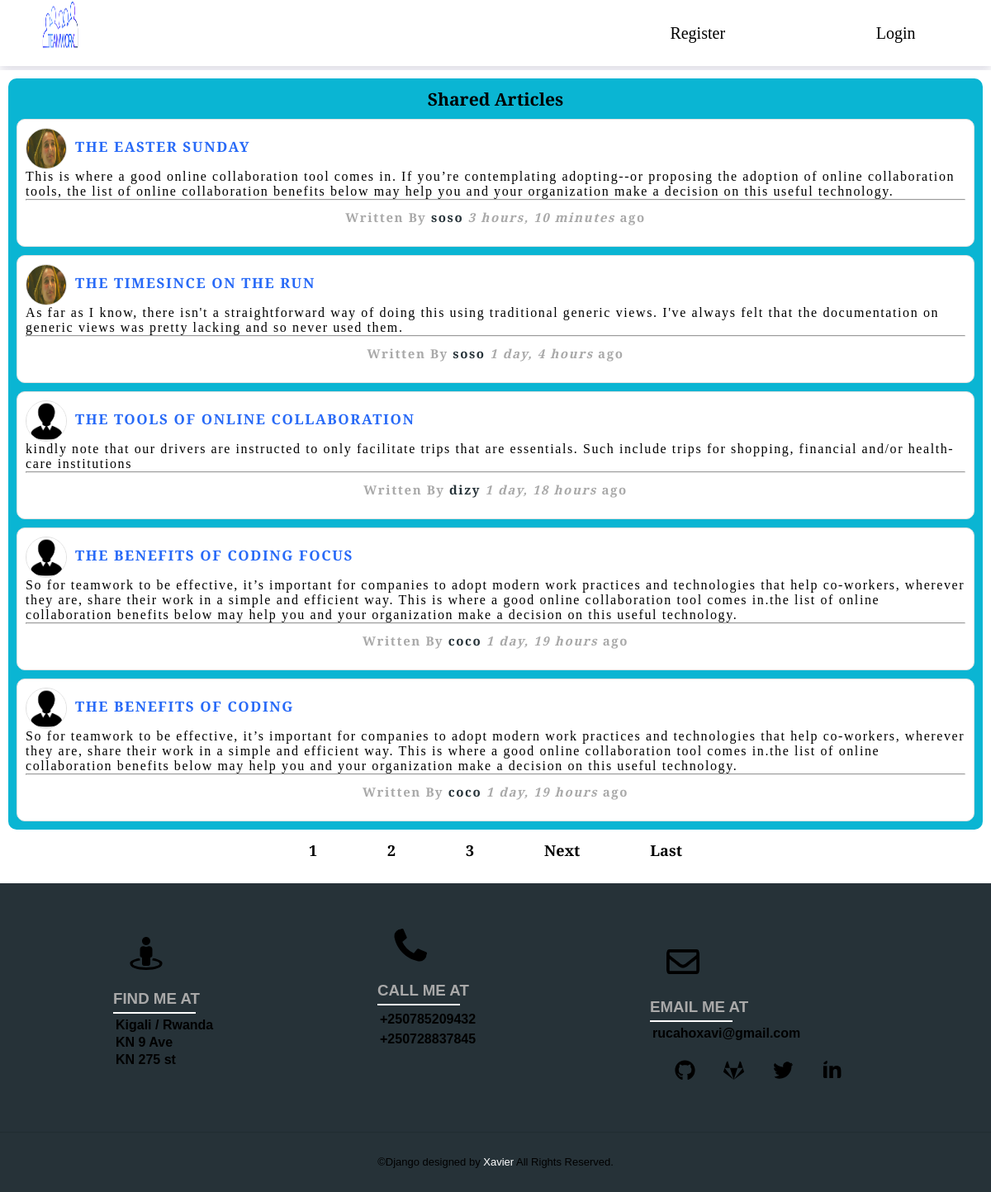
The page / on the database its author committed.
### workdjango/models.py (models this page shows, shortened)
class Post(models.Model):
    title = models.CharField(max_length=100)
    content = models.TextField()
    date_posted = models.DateTimeField(default=timezone.now)
    author = models.ForeignKey(User, on_delete=models.CASCADE)

### users/models.py (models this page shows, shortened)
class Profile(models.Model):
    user = models.OneToOneField(User, on_delete=models.CASCADE)
    image = models.ImageField(default='default.jpg', upload_to='profile_images')

### workdjango/views.py (the view)
# urls.py: path('', PostListView.as_view(), name='blog-home'),
class PostListView(ListView):
    model = Post
    template_name = 'workdjango/home.html'
    context_object_name = 'posts'
    ordering = ['-date_posted']
    paginate_by = 5

### workdjango/templates/workdjango/home.html (shortened to what this page needs)
 {% extends "workdjango/base.html" %}
{% block content %}
<div class="shared-article-page">
  <div class="shared-form">
   <h3>Shared Articles</h3>
 {% for post in posts %}
  <div class="info-card">
  <img class="profile"src="{{ post.author.profile.image.url }}"><br>
  <a href="{% url 'post-detail' post.id %}"><h4>{{ post.title }}</h4></a><br>
  <p>{{ post.content }}</p><br><hr>
  <div class="more">
  <h5 class="author">Written By <a href="{% url 'user-posts' post.author.username %}">{{ post.author }}</a>
    <i class="date">{{ post.date_posted|timesince }}</i> ago</h5>
</div>
</div>
{% endfor %}
</div>
<div class="pagination">
  {% if is_paginated %}
  {% for num in page_obj.paginator.page_range %}
    {% if page_obj.number == num %}
      <a href="?page={{ num }}">{{ num }}</a>
    {% elif num > page_obj.number|add:'-3' and num < page_obj.number|add:'3' %}
      <a href="?page={{ num }}">{{ num }}</a>
    {% endif %}
  {% endfor %}
  {% if page_obj.has_next %}
    <a href="?page={{ page_obj.next_page_number }}">Next</a>
    <a href="?page={{ page_obj.paginator.num_pages }}">Last</a>
  {% endif %}
{% endif %}
   </div>
</div>
{% endblock content %}

### workdjango/static/workdjango/nav.css (style rules this page uses)
:root { --primaryColor: rgb(40, 106, 247); --mainWhite: #ffffff; --mainGrey: #ececec; --mainBlack: #000000; --color-primary: #263238; --color-secondary: darkgrey; --mainSpacing: 0.1rem; --mainTransition: all .5s ease; }
* { margin: 0; padding: 0; box-sizing: border-box; }
body { font-family: 'Crimson Text'; font-size:18px; }

### workdjango/static/workdjango/main.css (style rules this page uses)
:root { --primaryColor: rgb(40, 106, 247); --mainWhite: #ffffff; --mainGrey: #ececec; --mainBlack: #000000; --color-primary: #263238; --color-secondary: darkgrey; --mainSpacing: 0.1rem; --mainTransition: all .5s ease; }
.shared-article-page { background: #ffffff; width: 50%; height:auto; margin-top: 30px; margin-left: auto; margin-right: auto; }
.shared-form { position: relative; z-index: 1; background: rgb(10, 181, 211); width: 100%; margin: 0 auto 100px; padding: 45px; text-align: center; box-sizing: border-box; float:left; border-radius: 10px; }
.shared-form img { width: 100%; height: 300px; border-radius: 10px; }
.info-card .more { height: 35px; }
a { text-decoration: none; color: var(--mainBlack); }
.shared-form .info-card { height: auto; box-sizing: border-box; padding: 45px 10px; width: 100%; text-align: center; padding: 10px 10px; background: var(--mainWhite); margin-top: 10px; border-radius: 10px; }
.info-card .profile { width: 50px; height: 50px; float: left; border-radius: 50%; }
.info-card h4 { font-size: 17px; text-transform: uppercase; color: var(--primaryColor); letter-spacing: var(--mainSpacing); float: left; margin-left: 10px; margin-top: -10px; }
.info-card p { text-align: left; letter-spacing: var(--mainSpacing); font-size: 16px; float: left; }
.info-card .author { color: var(--color-secondary); margin-left: 0; font-size: 15px; margin-bottom: 0px; margin-top:10px; letter-spacing: var(--mainSpacing); }
.info-card .author .date { font-size: 15px; color: var(--color-secondary); letter-spacing: var(--mainSpacing); }
@media only screen and (min-width: 300px) and (max-width: 1200px) { .shared-article-page { width:100%; margin-bottom: 0px; padding: 10px; margin-top: 5px; } }
@media only screen and (min-width: 300px) and (max-width: 1200px) { .shared-form { width: 100%; padding: 10px; margin-bottom: 5px; } }
@media only screen and (min-width: 300px) and (max-width: 1200px) { .info-card { width:100%; height: auto; } }
@media only screen and (min-width: 300px) and (max-width: 1200px) { .info-card .author { margin: auto; margin-bottom: 10px; margin-top: 10px; } }
@media only screen and (min-width: 300px) and (max-width: 1200px) { .info-card .author .date { margin: auto; text-align: center; } }

### workdjango/static/workdjango/create.css (style rules this page uses)
:root { --primaryColor: rgb(40, 106, 247); --mainWhite: #ffffff; --mainGrey: #ececec; --color-primary: #263238; --color-secondary: darkgrey; --mainSpacing: 0.1rem; --mainTransition: all .5s ease; }
a { text-decoration: none; color: var(--color-primary); }

### workdjango/static/workdjango/write-article.css (style rules this page uses)
:root { --primaryColor: rgb(40, 106, 247); --mainWhite: #ffffff; --mainGrey: #ececec; --mainBlack: #000000; --color-primary: #263238; --color-secondary: darkgrey; --color-second: #5EC6FF; --mainSpacing: 0.1rem; --mainTransition: all .5s ease; }

### workdjango/static/workdjango/pagination.css (style rules this page uses)
:root { --primaryColor: rgb(40, 106, 247); --mainWhite: #ffffff; --mainGrey: #ececec; --mainBlack: #000000; --color-primary: #263238; --color-secondary: darkgrey; --mainSpacing: 0.1rem; --mainTransition: all .5s ease; }
.info-card { background: var(--mainWhite); width: 100%; height: auto; margin-top: 10px; border: 1px solid #e1e1e1; outline: 0; padding: 25px; }
.info-card img { width: 100px; height: 100px; border-radius: 10px; border: 1px solid #e1e1e1; }
.info-card h4 { color: var(--primaryColor); letter-spacing: var(--mainSpacing); }
.pagination { display: inline-block; width: 50%; margin-left: 25%; margin-bottom: 10px; display: flex; justify-content: space-evenly; }
.pagination a { color: black; float: left; font-weight: bold; padding: 8px 16px; text-decoration: none; }
@media only screen and (min-width: 300px) and (max-width: 1200px) { .info-card { width:100% } }

### rows shown on the page
Post: author.profile.image (picture), title "THE EASTER SUNDAY", content "This is where a good online collaboration tool comes in. If you’re contemplating adopting--or proposing the adoption of online collaboration tools, the list of online collaboration benefits below may help you and your organization make a decision on this useful technology.", author "soso", date_posted "3 hours, 10 minutes"
Post: author.profile.image (picture), title "THE TIMESINCE ON THE RUN", content "As far as I know, there isn't a straightforward way of doing this using traditional generic views. I've always felt that the documentation on generic views was pretty lacking and so never used them.", author "soso", date_posted "1 day, 4 hours"
Post: author.profile.image (placeholder picture), title "THE TOOLS OF ONLINE COLLABORATION", content "kindly note that our drivers are instructed to only facilitate trips that are essentials. Such include trips for shopping, financial and/or health-care institutions", author "dizy", date_posted "1 day, 18 hours"
Post: author.profile.image (placeholder picture), title "THE BENEFITS OF CODING FOCUS", content "So for teamwork to be effective, it’s important for companies to adopt modern work practices and technologies that help co-workers, wherever they are, share their work in a simple and efficient way. This is where a good online collaboration tool comes in.the list of online collaboration benefits below may help you and your organization make a decision on this useful technology.", author "coco", date_posted "1 day, 19 hours"
Post: author.profile.image (placeholder picture), title "THE BENEFITS OF CODING", content "So for teamwork to be effective, it’s important for companies to adopt modern work practices and technologies that help co-workers, wherever they are, share their work in a simple and efficient way. This is where a good online collaboration tool comes in.the list of online collaboration benefits below may help you and your organization make a decision on this useful technology.", author "coco", date_posted "1 day, 19 hours"

### other values the page prints
{{ num }} "1"
{{ num }} "2" "3"
